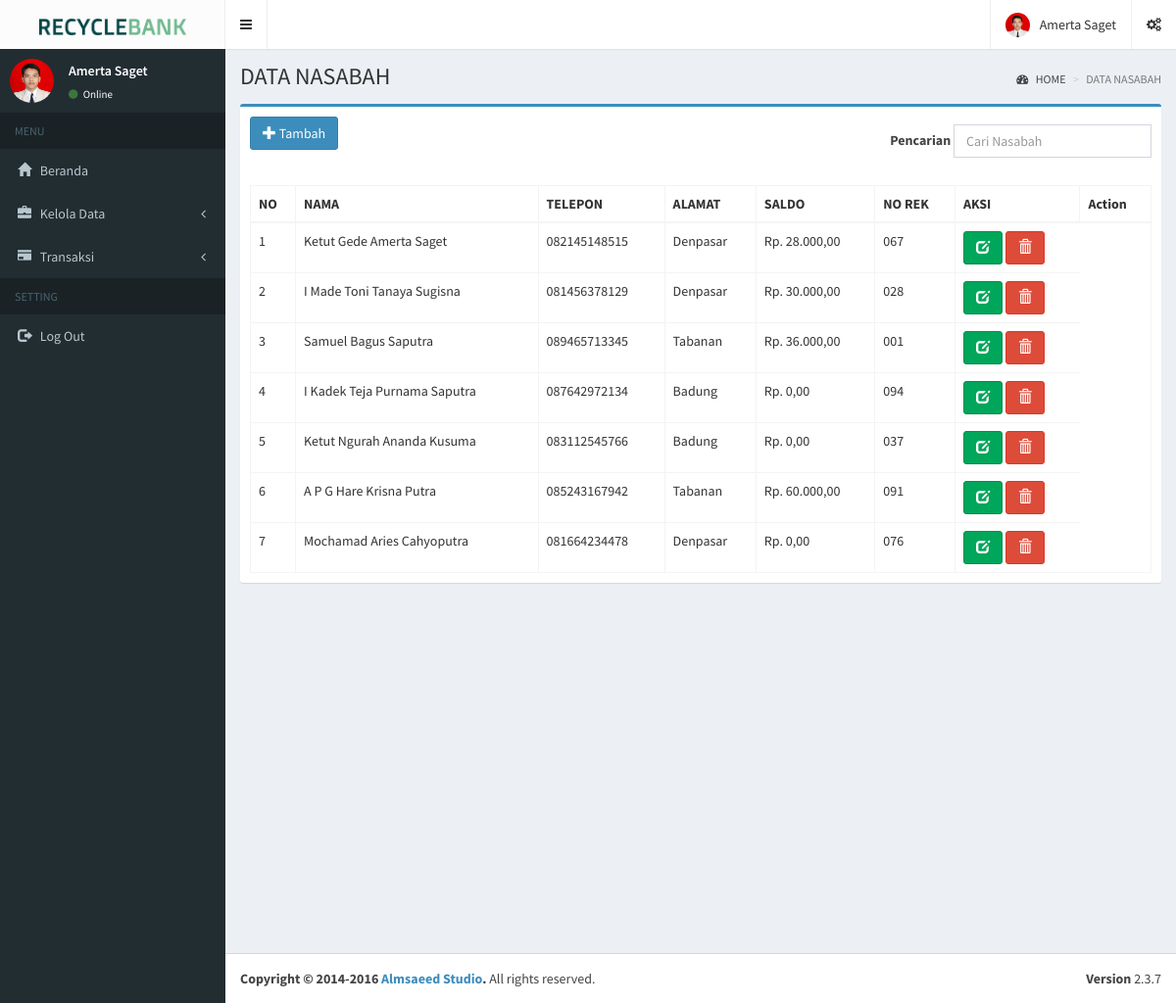
/index.php?page=data_nasabah (signed in), run on the app's committed database.
### tables this page shows
CREATE TABLE `tbl_nasabah` (
  `id_nasabah` int(11) NOT NULL,
  `nama_nasabah` varchar(50) NOT NULL,
  `telepon_nasabah` varchar(25) NOT NULL,
  `alamat_nasabah` varchar(80) NOT NULL,
  `nomor_rekening_nasabah` varchar(10) NOT NULL,
  `saldo_nasabah` int(11) NOT NULL
);

### conf/fungsi.php (called while the page is built, shortened)
<?php
    include "conn.php";
    function query($query) {
        global $conn;
        $result = mysqli_query($conn, $query);
        $rows = [];
        while( $row = mysqli_fetch_assoc($result) ) {
            $rows[] = $row;
        }
        return $rows;
    }
?>

### pages/nasabah/data_nasabah.php (the view, shortened to what this page needs)
<?php
    require "conf/fungsi.php";
    $nasabah = query("SELECT * FROM tbl_nasabah");
?>
<!DOCTYPE html>
<html lang="en">
<head>
</head>
<body>
  <div class="content-wrapper">
    <section class="content-header">
      <h1>
      DATA NASABAH
      </h1>
      <ol class="breadcrumb">
        <li><a href="index.php"><i class="fa fa-dashboard"></i> HOME</a></li>
        <li class="active">DATA NASABAH</li>
      </ol>
    </section>
    <section class="content">
      <div class="row">
        <div class="col-xs-12">
      <div class="box box-primary">
        <div class="box-header">
          <a href="index.php?page=tambah_nasabah" class="btn btn-primary" role="button" title="Tambah Data"><i class="glyphicon glyphicon-plus"></i> Tambah </a>
          <form class="navbar-form navbar-right" role="search" method="POST">
            <div class="form-group">
            <label> Pencarian </label>
              <input type="text" class="form-control" autocomplete="off" name="keyword" id="keyword" placeholder="Cari Nasabah" ></button>
            </div>
          </form>
          </div>
            <div class="box-body table-responsive" id="tabel_cari">
              <table id="nasabah" class="table table-bordered table-hover">
                <thead>
                <tr>
                  <th>NO</th>
                  <th>NAMA</th>
                  <th>TELEPON</th>
                  <th>ALAMAT</th>
                  <th>SALDO</th>
                  <th>NO REK</th>
                  <th>AKSI</th>
                  <th>Action</th>
                </tr>
                </thead>
                <tbody>
                <?php $i = 1;?>
                <?php foreach($nasabah as $row) :?>
                <tr>
                    <td><?= $i; ?></td>
                    <td><?= $row["nama_nasabah"]; ?></td>
                    <td><?= $row["telepon_nasabah"]; ?></td>
                    <td><?= $row["alamat_nasabah"]; ?></td>
                    <td>Rp. <?= number_format($row["saldo_nasabah"],2,",",".") ?></td>
                    <td><?= $row["nomor_rekening_nasabah"]; ?></td>
                  <td>
                    <a href="index.php?page=ubah_nasabah&id=<?= $row['id_nasabah'];?>" class="btn btn-success" role="button" title="Ubah Data"><i class="glyphicon glyphicon-edit"></i></a>
                    <a href="pages/nasabah/hapus_nasabah.php?id=<?= $row['id_nasabah'];?>" class="btn btn-danger" role="button" title="Hapus Data"><i class="glyphicon glyphicon-trash"></i></a>
                  </td>
                </tr>
                <?php $i++ ?>
                <?php endforeach; ?>
                </tbody>
              </table>
            </div>
          </div>
        </div>
      </div>
    </section>
  </div>
</body>
</html>

### index.php (shortened to what this page needs)
<!DOCTYPE html>
<html>
<head>
  <link rel="stylesheet" href="css/style.css">
  <link rel="stylesheet" href="plugins/datatables/dataTables.bootstrap.css">
  <link rel="stylesheet" href="bootstrap/css/bootstrap.min.css">
  <link rel="stylesheet" href="https://cdnjs.cloudflare.com/ajax/libs/font-awesome/4.5.0/css/font-awesome.min.css">
  <link rel="stylesheet" href="https://cdnjs.cloudflare.com/ajax/libs/ionicons/2.0.1/css/ionicons.min.css">
  <link rel="stylesheet" href="dist/css/AdminLTE.min.css">
  <link rel="stylesheet" href="dist/css/skins/skin-black.min.css">
  <link rel="stylesheet" href="plugins/iCheck/flat/blue.css">
  <link rel="stylesheet" href="plugins/morris/morris.css">
  <link rel="stylesheet" href="plugins/jvectormap/jquery-jvectormap-1.2.2.css">
  <link rel="stylesheet" href="plugins/datepicker/datepicker3.css">
  <link rel="stylesheet" href="plugins/daterangepicker/daterangepicker.css">
  <link rel="stylesheet" href="plugins/bootstrap-wysihtml5/bootstrap3-wysihtml5.min.css">
</head>
<body class="hold-transition skin-black sidebar-mini">
<div class="wrapper">
  <header class="main-header">
    <a href="index.php" class="logo">
      <span class="logo-lg"><img src="img/bank-2.png" width="150px" alt=""></span>
    </a>
    <nav class="navbar navbar-static-top">
      <a href="#" class="sidebar-toggle" data-toggle="offcanvas" role="button">
      </a>
      <div class="navbar-custom-menu">
        <ul class="nav navbar-nav">
          <li class="dropdown user user-menu">
            <a href="#" class="dropdown-toggle" data-toggle="dropdown">
              <img src="img/amerta-saget.jpg" class="user-image" alt="User Image">
              <span class="hidden-xs">Amerta Saget</span>
            </a>
              </li>
            </ul>
          <li>
            <a href="#" data-toggle="control-sidebar"><i class="fa fa-gears"></i></a>
          </li>
      </div>
    </nav>
  </header>
  <aside class="main-sidebar">
    <section class="sidebar">
      <div class="user-panel">
        <div class="pull-left image">
          <img src="img/amerta-saget.jpg" class="img-circle" alt="User Image">
        </div>
        <div class="pull-left info">
          <p>Amerta Saget</p>
          <a href="#"><i class="fa fa-circle text-success"></i> Online</a>
        </div>
      </div>
      <ul class="sidebar-menu">
      <li class="header">MENU</li>
      <li class="treeview">
        <li><a href="index.php"><i class="glyphicon glyphicon-home"></i> <span>Beranda</span></a></li>
      </li>
      <li class="treeview">
          <a href="#">
            <i class="glyphicon glyphicon-briefcase"></i> <span>Kelola Data</span>
            <span class="pull-right-container">
              <i class="fa fa-angle-left pull-right"></i>
            </span>
          </a>
      </li>
      <li class="treeview">
        <li>
          <a href="#">
            <i class="glyphicon glyphicon-credit-card"></i> <span>Transaksi</span>
            <span class="pull-right-container">
              <i class="fa fa-angle-left pull-right"></i>
            </span>
          </a>
        </li>
      </li>
      <li class="header">SETTING</li>
        <li class="treeview">
          <li><a href="pages/logout_process.php"><i class="glyphicon glyphicon-log-out"></i> <span>Log Out</span></a></li>
        </li>
      </ul>
    </section>
  </aside>
    <?php include "conf/page.php"; ?>
  <footer class="main-footer">
    <div class="pull-right hidden-xs">
      <b>Version</b> 2.3.7
    </div>
    <strong>Copyright &copy; 2014-2016 <a href="http://almsaeedstudio.com">Almsaeed Studio</a>.</strong> All rights
    reserved.
  </footer>
</div>
</body>
</html>

### conf/page.php (shortened to what this page needs)
<?php
if(isset($_GET['page'])){
  $page = $_GET['page'];
switch ($page) {
  case 'data_nasabah':
    include 'pages/nasabah/data_nasabah.php';
    break;
  }
}else{
    include "pages/beranda.php";
  }
?>

### data on the page
tbl_nasabah: nama_nasabah "Ketut Gede Amerta Saget", telepon_nasabah "082145148515", alamat_nasabah "Denpasar", saldo_nasabah "28.000,00", nomor_rekening_nasabah "067"
tbl_nasabah: nama_nasabah "I Made Toni Tanaya Sugisna", telepon_nasabah "081456378129", alamat_nasabah "Denpasar", saldo_nasabah "30.000,00", nomor_rekening_nasabah "028"
tbl_nasabah: nama_nasabah "Samuel Bagus Saputra", telepon_nasabah "089465713345", alamat_nasabah "Tabanan", saldo_nasabah "36.000,00", nomor_rekening_nasabah "001"
tbl_nasabah: nama_nasabah "I Kadek Teja Purnama Saputra", telepon_nasabah "087642972134", alamat_nasabah "Badung", saldo_nasabah "0,00", nomor_rekening_nasabah "094"
tbl_nasabah: nama_nasabah "Ketut Ngurah Ananda Kusuma", telepon_nasabah "083112545766", alamat_nasabah "Badung", saldo_nasabah "0,00", nomor_rekening_nasabah "037"
tbl_nasabah: nama_nasabah "A P G Hare Krisna Putra", telepon_nasabah "085243167942", alamat_nasabah "Tabanan", saldo_nasabah "60.000,00", nomor_rekening_nasabah "091"
tbl_nasabah: nama_nasabah "Mochamad Aries Cahyoputra", telepon_nasabah "081664234478", alamat_nasabah "Denpasar", saldo_nasabah "0,00", nomor_rekening_nasabah "076"
